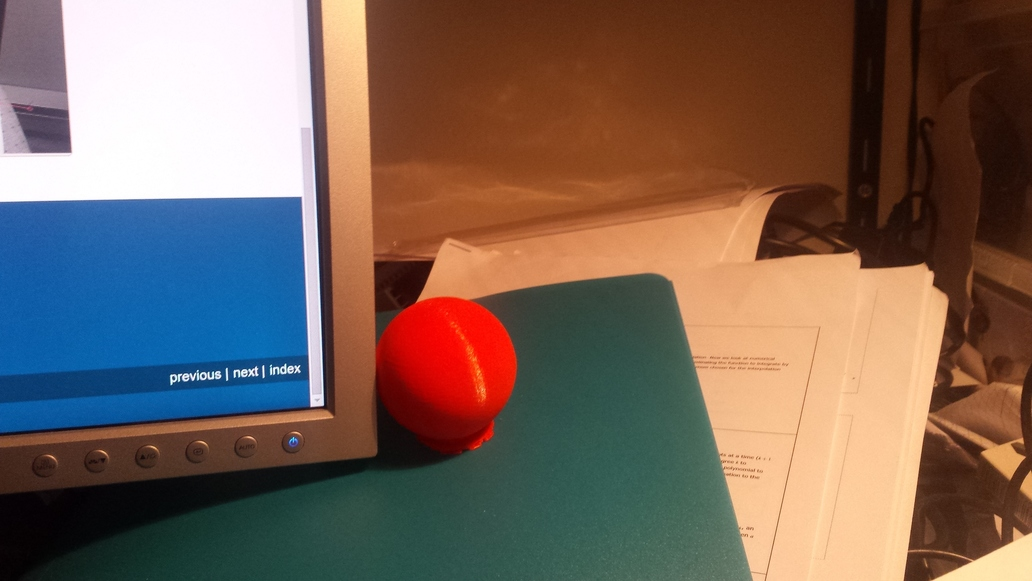
//> input picture Vision/FeatureDetection/photo.jpg, 1032 x 581 px, given in place of the camera
$ ./findContourVideo   (built with g++ and OpenCV 4)
//> lines starting //> are read from the running program, lines starting //| are printed output that depends on the picture; after the words box and inside, x2 and y2 are one past the last pixel; in counts of white or black regions, pixels touching at a corner belong together
#include <opencv2/opencv.hpp>

#include <iostream>
#include <iomanip>
#include <cmath>

#include <stdio.h>
#include <opencv2/opencv.hpp>
#include "opencv2/core/core.hpp"
#include "opencv2/highgui/highgui.hpp"
#include "opencv2/imgproc/imgproc.hpp"
#include <stdlib.h>

using namespace std;
using namespace cv;

int main(int, char**)
{
	namedWindow("Test");

	int frameCount=0;
	VideoCapture cameraTwo(0);

	if(!cameraTwo.isOpened()) {
		cout << "Camera two not initialized."<<endl;
		return 1;
	}

	int kernel_length=3;

	Mat camFrame;
	Mat gray;
	Mat canny;

	Mat test;

    Mat camFrameTwo;
    Mat CannyCamTwo;

    while(1) {
		cameraTwo.read(camFrame);
//> camFrame is the input picture: 581 rows x 1032 cols, CV_8UC3; mean B, G, R 89.6, 100.4, 120.5
        int depth_img =camFrame.depth();
//> depth_img = 0
        int height_img =camFrame.rows;
//> height_img = 581
        int width_img =camFrame.cols;
//> width_img = 1032
        int nchan_img =camFrame.channels();
//> nchan_img = 3

		cvtColor(camFrame, gray, CV_RGB2GRAY);
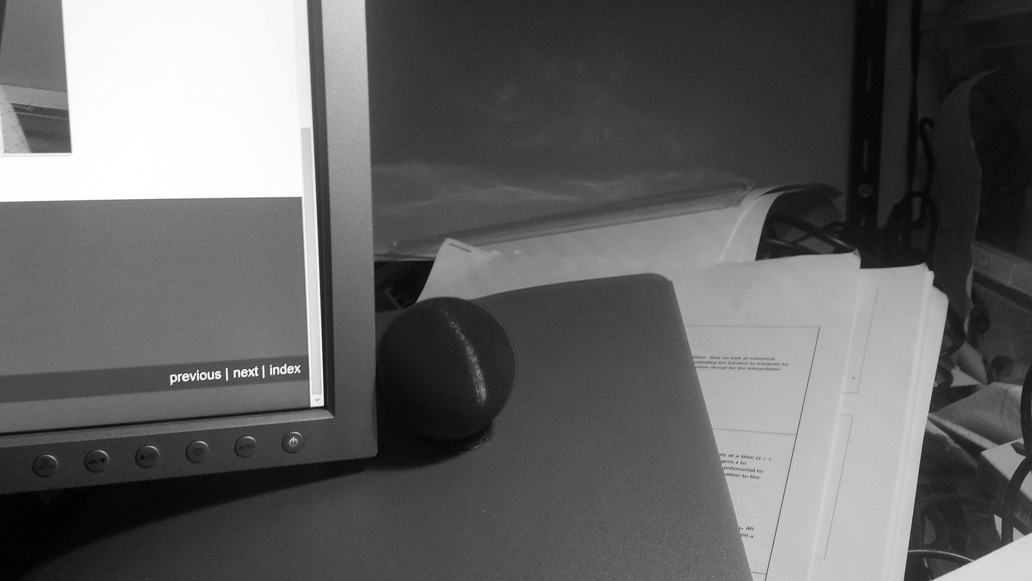
//> gray: 581 rows x 1032 cols, CV_8UC1; min 1, max 255, mean 99.5
		Canny(gray, gray, 100, 200, 3);
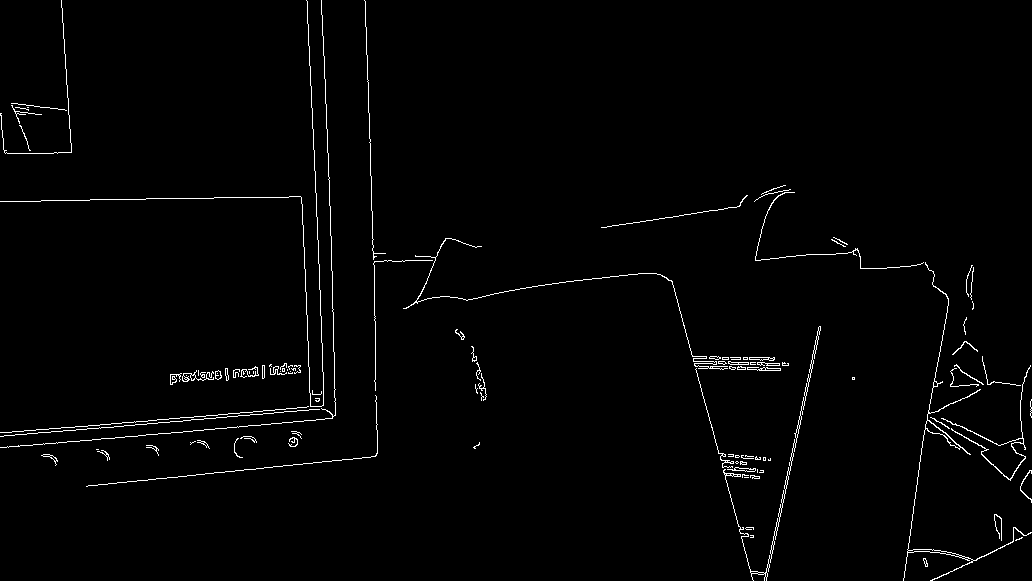
//> gray: 581 rows x 1032 cols, CV_8UC1; 1.5% white in thin lines or dots

		/// Find contours
		vector<vector<Point> > contours;
		vector<Vec4i> hierarchy;
		RNG rng(12345);
		findContours( gray, contours, hierarchy, CV_RETR_TREE, CV_CHAIN_APPROX_SIMPLE, Point(0, 0) );
//> contours = 209 contours, 180 with area under 20; largest, box (x1, y1, x2, y2) and area: (903, 262, 1032, 581) 457, (723, 326, 821, 581) 382, (925, 420, 961, 449) 184, (907, 549, 960, 557) 110, (941, 365, 1031, 481) 98

		/// Draw contours
		Mat drawing = Mat::zeros( gray.size(), CV_8UC3 );
		for( int i = 0; i< contours.size(); i++ )
		{
			Scalar color = Scalar( rng.uniform(0, 255), rng.uniform(0,255), rng.uniform(0,255) );
			drawContours( drawing, contours, i, color, 2, 8, hierarchy, 0, Point() );
		}
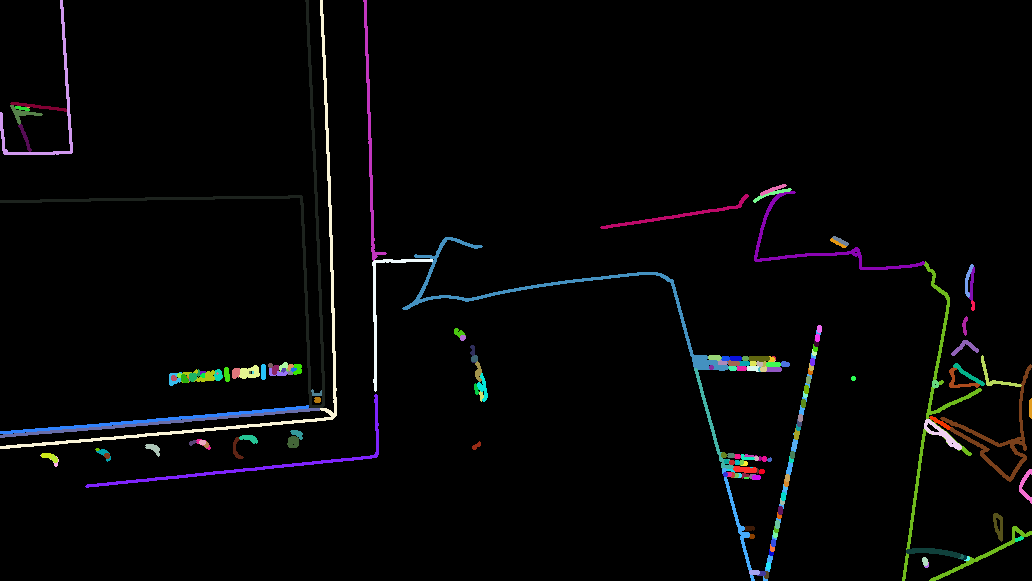
//> drawing: 581 rows x 1032 cols, CV_8UC3; mean B, G, R 6.4, 5.7, 5.6

		//camera two, webcam laptop
		cameraTwo.read(camFrameTwo);
		Canny(camFrameTwo,CannyCamTwo,10,10,3);
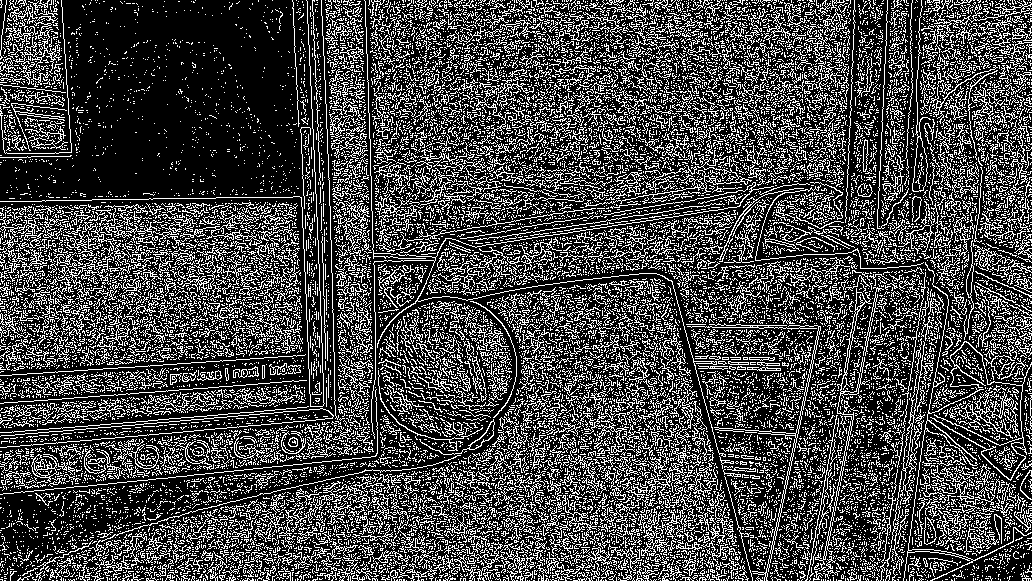
//> CannyCamTwo: 581 rows x 1032 cols, CV_8UC1; 27.3% white in thin lines or dots

		frameCount++;
		if( camFrame.empty() ) break;
		imshow("Test",drawing);

		//cvMoveWindow("Test",0,600);

		char c = waitKey( 33 );
//> the Esc key is pressed
		if( c == 27 ) break;

    }
	cameraTwo.release();
	destroyAllWindows();
    return 0;
}
